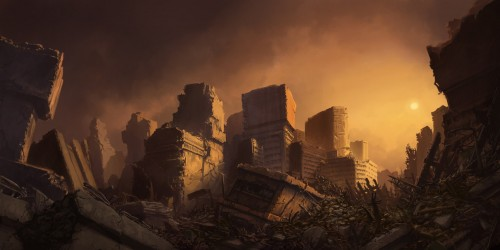
#> input picture data/t1.jpg, 500 x 250 px
$ jupyter execute --allow-errors 'Pratica2 - Filtragem Espacial.ipynb'   (older library calls are emulated)
#> lines starting #> are read from the running program, lines starting #| are printed output that depends on the picture; after the words box and inside, x2 and y2 are one past the last pixel; in counts of white or black regions, pixels touching at a corner belong together
<a href="https://colab.research.google.com/github/VielF/ColabProjects/blob/main/Pr%C3%A1tica_Filtragem_Espacial.ipynb" target="_parent"></a>

Universidade do Vale do Itajaí<br>
Escola Politécnica<br>
Processamento Digital de Sinais: Imagens

# Exercício Avalitivo de Filtragem Espacial

### Tutoriais da OpenCV

- https://docs.opencv.org/master/d9/df8/tutorial_root.html
- https://www.geeksforgeeks.org/opencv-python-tutorial/

## Conversão de imagem RGB em imagem Grayscale

[cell 1]
import cv2
import numpy as np
import matplotlib.pyplot as plt
from skimage.util import random_noise
#from google.colab.patches import cv2_imshow

[cell 2]
#abria a imagem
img = cv2.imread('data/t1.jpg', 1)
#> img is the input picture: shape (250, 500, 3); mean B, G, R 34.8, 52.4, 81

[cell 3]
#mostrando a imagem colorida
cv2.imshow('in', img)
cv2.waitKey(0)
cv2.destroyAllWindows()

[cell 4]
#aplicando conversão básica
#numpy
#img_grayscale_basic = (img[ : , : ,0]+img[ : , : ,1]+img[ : , : ,2])/3

#cv2
B, G, R = cv2.split(img)
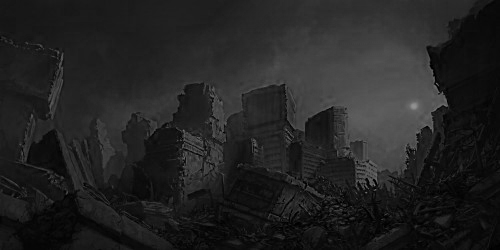
#> B: shape (250, 500); min 0, max 146, mean 34.8
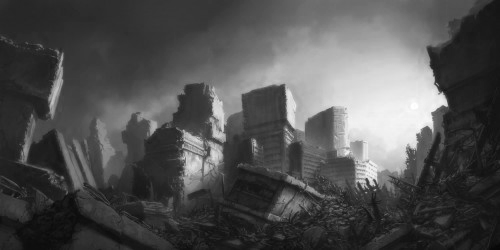
#> R: shape (250, 500); min 7, max 255, mean 81
img_grayscale_basic = (B+G+R)/3
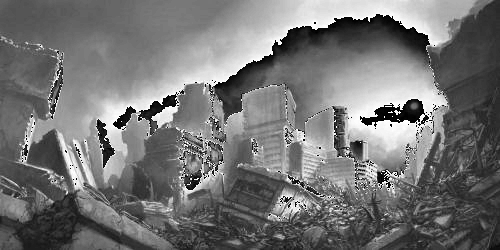
#> img_grayscale_basic: shape (250, 500) float64; min 0, max 85, mean 38.7; drawn with min black and max white

img_grayscale_basic = np.array(img_grayscale_basic, dtype=np.uint8)
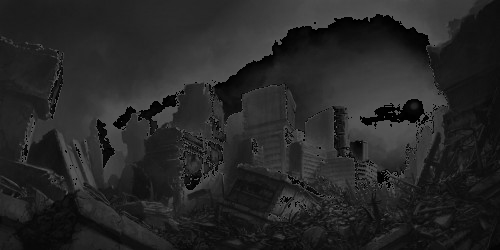
#> img_grayscale_basic: shape (250, 500); min 0, max 85, mean 38.3

cv2.imshow('img_grayscale_basic', img_grayscale_basic)
cv2.waitKey(0)
cv2.destroyAllWindows()

[cell 5]
#aplicando conversão ponderada
#img_grayscale_basic = 0.299*img[ : , : ,0] + 0.587*img[ : , : ,1] + 0.114*img[ : , : ,2]

#cv2
B, G, R = cv2.split(img)
img_grayscale_pondered = 0.299*B+0.587*G+0.114*R

img_grayscale_pondered = np.array(img_grayscale_pondered, dtype=np.uint8)

cv2.imshow('img_grayscale_basic', img_grayscale_pondered)
cv2.waitKey(0)
cv2.destroyAllWindows()

## Filtro Espacial

[cell 6]
def gauss_create(sigma=1, size_x=3, size_y=3):
    '''
    Create normal (gaussian) distribuiton
    '''
    x, y = np.meshgrid(np.linspace(-1,1,size_x), np.linspace(-1,1,size_y))
    calc = 1/((2*np.pi*(sigma**2)))
    exp = np.exp(-(((x**2) + (y**2))/(2*(sigma**2))))

    return exp*calc

### Suavização

1. Implemente a sua própria convolução manualmente, em formato de função, utilizando os conceitos vistos em aula
2. Aplique a filtragem de suavização, com as máscaras 3x3, 5x5 e 7x7, com os filtros:
 - média
 - gaussino (escolha uma distribuição adequada, podendo utilizar a função acima ou recuperando a distribuição usada na OpenCV)
 - mediana
3. Relate as observações visíveis nas imagens de saída com os filtros usados, descrevendo o comportamento visual em relação as bordas, ruídos e esmaecimento da imagem com os diferentes kernels

#### Dicas
 - Você pode adicionar ruído nas imagens usando a função random_noise: `from skimage.util import random_noise`. Cuidado com o retorno da função, talvez seja necessário regularizar a mesma novamente para o intervalo de 0 à 255.

[cell 7]
def convolution(image, kernel):
    h, w = image.shape
    k_h, k_w = kernel.shape
    h_half, w_half = k_h // 2, k_w // 2
    result = np.zeros((h, w), dtype=np.float32)

    for i in range(h_half, h - h_half):
        for j in range(w_half, w - w_half):
            roi = image[i - h_half:i + h_half + 1, j - w_half:j + w_half + 1]
            result[i, j] = np.sum(roi * kernel)

    return result

# Função para aplicar um filtro à imagem
def apply_filter(image, kernel):
    image = image.astype(np.float32)
    filtered_image = convolution(image, kernel)
    filtered_image = filtered_image / filtered_image.max() * 255  # Regularizar valores entre 0 e 255
    filtered_image = filtered_image.astype(np.uint8)
    return filtered_image

# Carregar a imagem
img = cv2.imread('data/t1.jpg', 1)

# Converte a imagem para escala de cinza
img_gray = cv2.cvtColor(img, cv2.COLOR_BGR2GRAY)
noise_img = random_noise(img_gray, mode='gaussian', var=0.05**2)
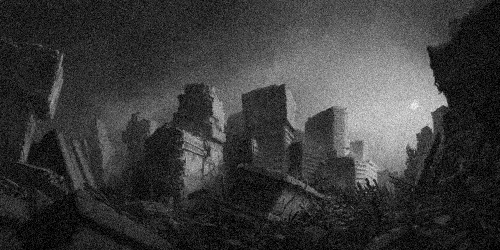
#> noise_img: shape (250, 500) float64; min 0, max 0.961, mean 0.231
img_gray = noise_img.astype(np.float32)

# Filtros
kernel_size = 3
average_kernel = np.ones((kernel_size, kernel_size), dtype=np.float32) / (kernel_size * kernel_size)
gaussian_kernel = gauss_create(sigma=1, size_x=kernel_size, size_y=kernel_size)
median_kernel = np.ones((kernel_size, kernel_size), dtype=np.float32)

# Aplicar filtros
smoothed_average = apply_filter(img_gray, average_kernel)
smoothed_gaussian = apply_filter(img_gray, gaussian_kernel)
#> after the loop in convolution (call 2), `for i in range(h_half, h - h_half):`:
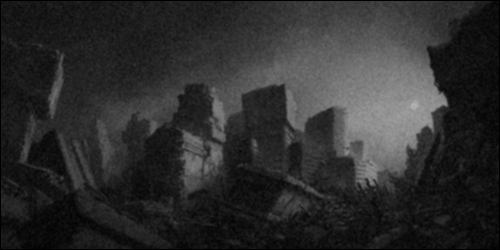
#> result: shape (250, 500) float32; min 0, max 0.701, mean 0.179
smoothed_median = cv2.medianBlur(img_gray, kernel_size)

# Mostrar as imagens
plt.figure(figsize=(15, 12))
plt.subplot(141), plt.imshow(img_gray, cmap='gray'), plt.title('Imagem Ruidosa')
plt.subplot(142), plt.imshow(smoothed_average, cmap='gray'), plt.title('Filtro Média')
plt.subplot(143), plt.imshow(smoothed_gaussian, cmap='gray'), plt.title('Filtro Gaussiano')
plt.subplot(144), plt.imshow(smoothed_median, cmap='gray'), plt.title('Filtro Mediana')
plt.show()

### Sharpening

4. Implemente os filtros de sharpening, utilizando as diferentes mascarás apresentadas no livro de referência da disciplina:
 - Laplaciano (figura 3.37)
 - Sharpening implementado na figura 3.38
 - Unsharp Masking e Highboost Filtering
 - Implemente os detectores de borda Laplaciano, Roberts e Sobel
 - Utilize a função Canny da OpenCV na mesma imagem usando nos outros detectores

5. Relate as observações visíveis nas imagens de saída com os filtros usados, descrevendo o comportamento visual em relação as bordas, ruídos e esmaecimento da imagem com os diferentes kernels e para os diferentes algoritmos
6. Você observa uma discrepante melhoria na detecção de bordas pelo Canny em comparação aos outros 3 que justifique a complexidade adicional?
7. Aplique o filtro Sobel pós operação com um filtro de suavização (a sua escolha) e compare com a saída do Canny. Descreva suas observações técnicas sobre o comportamento.

[cell 8]
import cv2
import numpy as np

# Carregar a imagem em escala de cinza
img_gray = cv2.imread('data/t1.jpg', cv2.IMREAD_GRAYSCALE)
#> img_gray: shape (250, 500); min 3, max 226, mean 58.9

# Função para aplicar um filtro à imagem
def apply_filter(image, kernel):
    image = image.astype(np.float32)
    filtered_image = cv2.filter2D(image, -1, kernel)
    filtered_image = np.clip(filtered_image, 0, 255).astype(np.uint8)
    return filtered_image

# Filtros de Sharpening
laplacian_kernel = np.array([[0, -1, 0], [-1, 4, -1], [0, -1, 0]], dtype=np.float32)
sharpening_kernel = np.array([[0, -1, 0], [-1, 5, -1], [0, -1, 0]], dtype=np.float32)
unsharp_mask_kernel = np.array([[-1, -1, -1], [-1, 9, -1], [-1, -1, -1]], dtype=np.float32)
highboost_filtering_kernel = np.array([[-1, -1, -1], [-1, 8, -1], [-1, -1, -1]], dtype=np.float32)

# Aplicar Filtros de Sharpening
laplacian_output = apply_filter(img_gray, laplacian_kernel)
sharpening_output = apply_filter(img_gray, sharpening_kernel)
#> in apply_filter (call 2), `filtered_image = cv2.filter2D(image, -1, kernel)`:
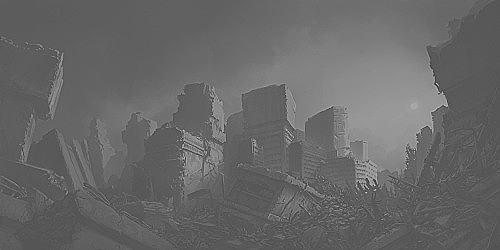
#> filtered_image: shape (250, 500) float32; min -221, max 465, mean 58.9; drawn with min black and max white
unsharp_mask_output = apply_filter(img_gray, unsharp_mask_kernel)
highboost_output = apply_filter(img_gray, highboost_filtering_kernel)
#> in apply_filter (call 4), `filtered_image = np.clip(filtered_image, 0, 255).astype(np.uint8)`:
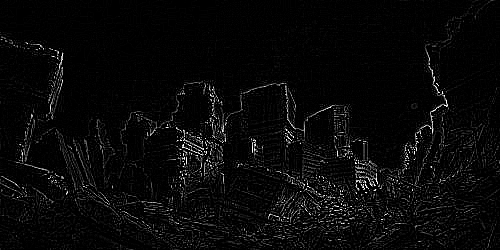
#> filtered_image: shape (250, 500); min 0, max 255, mean 9.3

# Detectores de Borda
laplacian_edge = cv2.Laplacian(img_gray, cv2.CV_64F)
roberts_edge_x = cv2.filter2D(img_gray, -1, np.array([[1, 0], [0, -1]], dtype=np.float32))
roberts_edge_y = cv2.filter2D(img_gray, -1, np.array([[0, 1], [-1, 0]], dtype=np.float32))
sobel_edge_x = cv2.Sobel(img_gray, cv2.CV_64F, 1, 0, ksize=3)
sobel_edge_y = cv2.Sobel(img_gray, cv2.CV_64F, 0, 1, ksize=3)
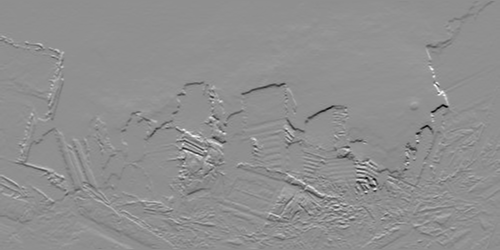
#> sobel_edge_y: shape (250, 500) float64; min -481, max 372, mean -1; drawn with min black and max white

# Função Canny
canny_output = cv2.Canny(img_gray, 100, 200)
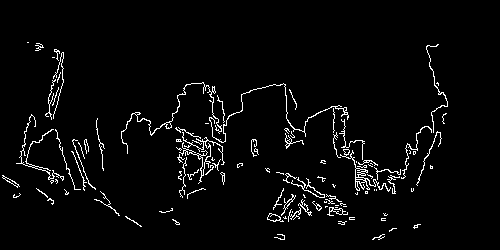
#> canny_output: shape (250, 500); 3.4% white in thin lines or dots, all inside (x1, y1, x2, y2) = (2, 42, 448, 240)

# Definir o layout dos subplots
plt.figure(figsize=(15, 15))

# Subplot 1: Original
plt.subplot(3, 4, 1)
plt.imshow(img_grayscale_basic, cmap='gray')
plt.title('Original')
plt.axis('off')

# Subplot 2: Laplaciano
plt.subplot(3, 4, 2)
plt.imshow(laplacian_output, cmap='gray')
plt.title('Laplaciano')
plt.axis('off')

# Subplot 3: Sharpening
plt.subplot(3, 4, 3)
plt.imshow(sharpening_output, cmap='gray')
plt.title('Sharpening')
plt.axis('off')

# Subplot 4: Unsharp Masking
plt.subplot(3, 4, 4)
#> (the rest of this cell did not finish here and is left out)

$ run again, with data/t2.jpg copied over data/t1.jpg
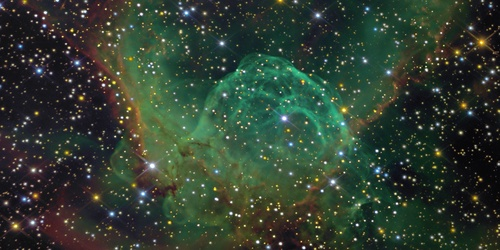
#> input picture data/t2.jpg, 500 x 250 px
#> img is the input picture: shape (250, 500, 3); mean B, G, R 49.4, 62.5, 48.9
#> after the loop in convolution (call 2), `for i in range(h_half, h - h_half):`:
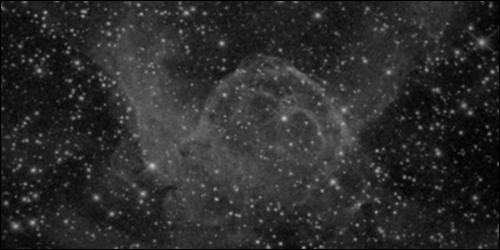
#> result: shape (250, 500) float32; min 0, max 0.752, mean 0.173
#> `canny_output = cv2.Canny(img_gray, 100, 200)`:
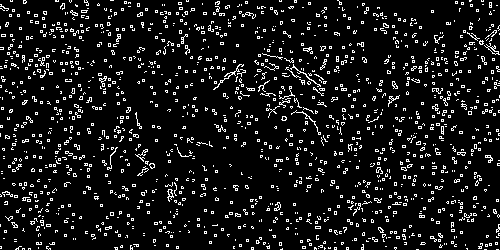
#> canny_output: shape (250, 500); 9.2% white in thin lines or dots
